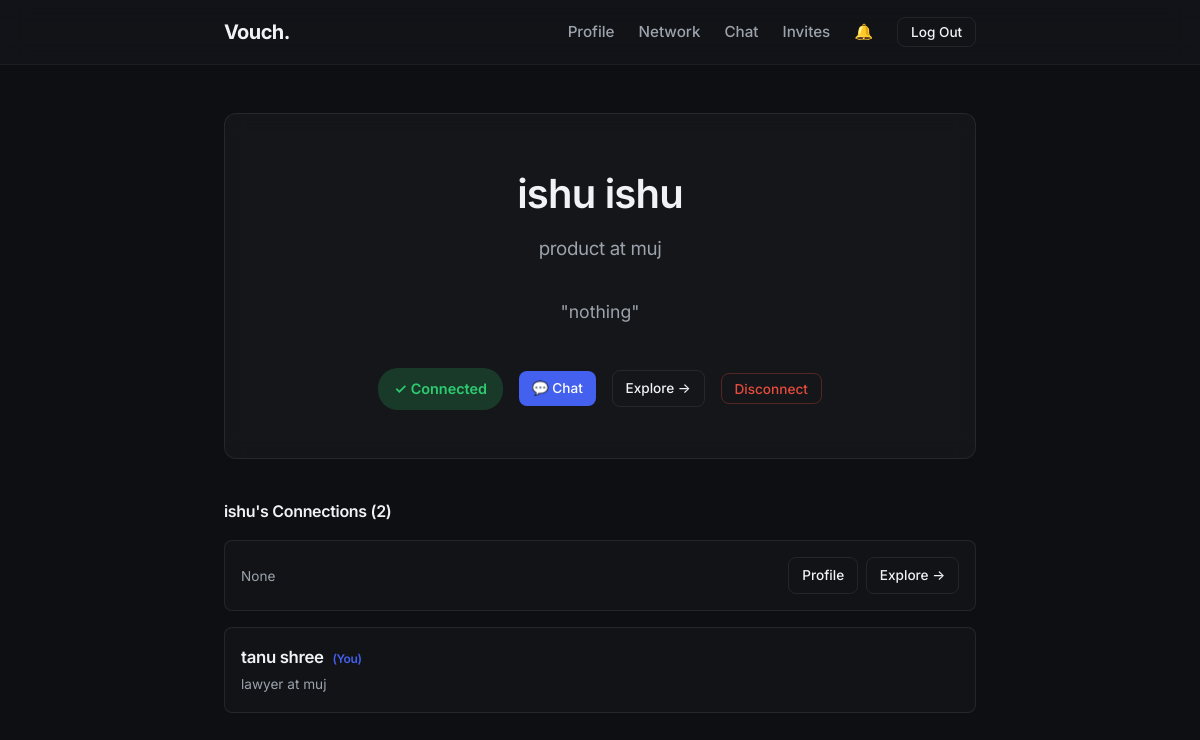
The page /u/ishu/ (signed in) on the database its author committed.
### vouch/models.py (models this page shows, shortened)
class User(AbstractUser):
    bio = models.TextField(blank=True, null=True, max_length=500)
    title = models.CharField(max_length=100, blank=True, null=True)
    company = models.CharField(max_length=100, blank=True, null=True)
    account_type = models.CharField(max_length=20, choices=ACCOUNT_TYPE_CHOICES, default='professional')
    is_email_verified = models.BooleanField(default=False)

class Connection(models.Model):
    user1 = models.ForeignKey(User, on_delete=models.CASCADE, related_name='connections_initiated')
    user2 = models.ForeignKey(User, on_delete=models.CASCADE, related_name='connections_received')
    created_at = models.DateTimeField(auto_now_add=True)
    class Meta:
        unique_together = ('user1', 'user2')

### vouch/views.py (the view, shortened to what this page needs)
# urls.py: path('u/<str:username>/', views.profile, name='profile'),
@login_required
def profile(request, username):
    profile_user = get_object_or_404(User, username=username)
    is_connected = Connection.objects.filter(user1=request.user, user2=profile_user).exists()
    is_self = profile_user == request.user
    existing_chain = IntroChain.objects.filter(
        initiator=request.user, target=profile_user, status='in_progress'
    ).first()
    all_paths = []
    if not is_connected and not is_self:
        all_paths = find_all_shortest_paths(request.user.id, profile_user.id)
    active_temp_chat = TempChat.objects.filter(
        Q(initiator=request.user, target=profile_user) | Q(initiator=profile_user, target=request.user),
        status='active'
    ).first()
    if active_temp_chat and active_temp_chat.is_expired:
        active_temp_chat.status = 'expired'
        active_temp_chat.save()
        active_temp_chat = None
    pending_temp_chat = TempChat.objects.filter(
        initiator=request.user, target=profile_user, status='in_progress'
    ).first()
    their_connections = []
    if is_connected or is_self:
        their_connections = Connection.objects.filter(
            user1=profile_user
        ).select_related('user2')
    posts = []
    form = None
    return render(request, 'profile.html', {
        'profile_user': profile_user,
        'is_connected': is_connected,
        'is_self': is_self,
        'existing_chain': existing_chain,
        'all_paths': all_paths,
        'their_connections': their_connections,
        'active_temp_chat': active_temp_chat,
        'pending_temp_chat': pending_temp_chat,
        'posts': posts,
        'form': form,
    })

### vouch/context_processors.py (called while the page is built)
def notification_count(request):
    if request.user.is_authenticated:
        count = Notification.objects.filter(user=request.user, is_read=False).count()
        return {'unread_notif_count': count}
    return {'unread_notif_count': 0}

### vouch/templates/profile.html (shortened to what this page needs)
{% extends 'base.html' %}
{% block content %}
<div class="glass-panel" style="padding: 3rem; text-align: center;">
    <h1 style="font-size: 2.5rem; margin-bottom: 0.5rem;">{{ profile_user.first_name }} {{ profile_user.last_name }}</h1>
    <h3 style="color: var(--text-secondary); font-weight: 400;">{{ profile_user.title }} {% if profile_user.company %}at {{ profile_user.company }}{% endif %}</h3>
    {% if profile_user.bio %}
    <p style="max-width: 600px; margin: 2rem auto; font-size: 1.1rem; line-height: 1.8;">"{{ profile_user.bio }}"</p>
    {% endif %}
    <div style="margin-top: 2.5rem; display: flex; gap: 1rem; justify-content: center; align-items: center; flex-wrap: wrap;">
        {% if is_self %}
            <a href="{% url 'explore' profile_user.username %}" class="btn btn-outline">Explore My Network →</a>
        {% elif is_connected %}
            <span class="badge" style="background: rgba(46, 204, 113, 0.2); color: #2ecc71; padding: 0.6rem 1rem; font-size: 0.9rem; border-radius: 20px;">✓ Connected</span>
            <a href="{% url 'chat_conversation' profile_user.username %}" class="btn btn-primary btn-sm">💬 Chat</a>
            <a href="{% url 'explore' profile_user.username %}" class="btn btn-outline btn-sm">Explore →</a>
            <form action="{% url 'remove_connection' profile_user.username %}" method="post" onsubmit="return confirm('Remove connection with {{ profile_user.first_name }}?');" style="display:inline;">
                <button type="submit" class="btn btn-outline btn-sm" style="color: #e74c3c; border-color: rgba(231,76,60,0.3);">Disconnect</button>
            </form>
        {% elif existing_chain %}
            <span class="btn btn-outline" style="cursor: default;">⏳ Intro Request In Progress</span>
        {% elif pending_temp_chat %}
            <span class="btn btn-outline" style="cursor: default;">⏳ Temp Chat Request Pending</span>
        {% elif active_temp_chat %}
            <a href="{% url 'temp_chat_conversation' active_temp_chat.id %}" class="btn btn-primary">💬 Open Temp Chat ({{ active_temp_chat.hours_remaining }}h left)</a>
        {% else %}
            <p style="color: var(--text-secondary); font-size: 0.9rem;">No connection path found. This user is outside your extended network.</p>
        {% endif %}
    </div>
</div>
{% if their_connections %}
<h4 style="margin: 2.5rem 0 1rem;">{{ profile_user.first_name }}'s Connections ({{ their_connections.count }})</h4>
<div class="user-list">
    {% for conn in their_connections %}
    <div class="user-card">
        <div class="user-info">
            <h4>
                {{ conn.user2.first_name }} {{ conn.user2.last_name }}
                {% if conn.user2.username == request.user.username %}<span style="font-size: 0.75rem; color: var(--accent-color); margin-left: 0.3rem;">(You)</span>{% endif %}
            </h4>
            <p>{{ conn.user2.title }} {% if conn.user2.company %}at {{ conn.user2.company }}{% endif %}</p>
        </div>
        <div style="display: flex; gap: 0.5rem;">
            {% if conn.user2.username != request.user.username %}
                <a href="{% url 'profile' conn.user2.username %}" class="btn btn-outline btn-sm">Profile</a>
                <a href="{% url 'explore' conn.user2.username %}" class="btn btn-outline btn-sm">Explore →</a>
            {% endif %}
        </div>
    </div>
    {% endfor %}
</div>
{% endif %}
{% endblock %}

### vouch/static/css/style.css (style rules this page uses)
:root { --bg-color: #0d0f12; --text-primary: #f0f2f5; --text-secondary: #9da3ad; --accent-color: #4361ee; --accent-hover: #3a56d4; --border-color: rgba(255, 255, 255, 0.08); --card-bg: rgba(255, 255, 255, 0.03); --glass-bg: rgba(20, 23, 28, 0.6); --glass-border: rgba(255, 255, 255, 0.05); }
* { margin: 0; padding: 0; box-sizing: border-box; }
body { font-family: 'Inter', -apple-system, BlinkMacSystemFont, sans-serif; background-color: var(--bg-color); color: var(--text-primary); line-height: 1.6; min-height: 100vh; display: flex; flex-direction: column; }
h1, h2, h3, h4, h5, h6 { font-weight: 600; letter-spacing: -0.02em; margin-bottom: 0.5rem; }
p { color: var(--text-secondary); margin-bottom: 1rem; }
a { color: var(--accent-color); text-decoration: none; transition: color 0.2s ease; }
.glass-panel { background: var(--card-bg); border: 1px solid var(--border-color); border-radius: 12px; padding: 2rem; margin-bottom: 1.5rem; backdrop-filter: blur(10px); -webkit-backdrop-filter: blur(10px); transition: transform 0.3s ease, box-shadow 0.3s ease; }
.btn { display: inline-flex; align-items: center; justify-content: center; padding: 0.6rem 1.25rem; border-radius: 8px; font-weight: 500; font-size: 0.95rem; cursor: pointer; transition: all 0.2s ease; border: none; font-family: inherit; }
.btn-primary { background: var(--accent-color); color: white; }
.btn-outline { background: transparent; border: 1px solid var(--border-color); color: var(--text-primary); }
.btn-sm { padding: 0.4rem 0.8rem; font-size: 0.85rem; }
.user-list { display: grid; gap: 1rem; }
.user-card { display: flex; justify-content: space-between; align-items: center; padding: 1rem; background: rgba(255, 255, 255, 0.02); border: 1px solid var(--border-color); border-radius: 8px; }
.user-info h4 { margin-bottom: 0.2rem; font-size: 1.05rem; }
.user-info p { margin-bottom: 0; font-size: 0.85rem; }
.badge { padding: 0.2rem 0.5rem; border-radius: 4px; font-size: 0.75rem; font-weight: 600; background: rgba(255, 255, 255, 0.1); color: var(--text-secondary); }

### rows shown on the page
User: first_name "ishu", last_name "ishu", title "product", company "muj", bio "nothing"
Connection: user2 "None", shows "Profile"
Connection: user2.first_name "tanu", user2.last_name "shree", shows "(You)", user2 "lawyer", user2.company "muj"

### other values the page prints
{{ their_connections.count }} "2"
